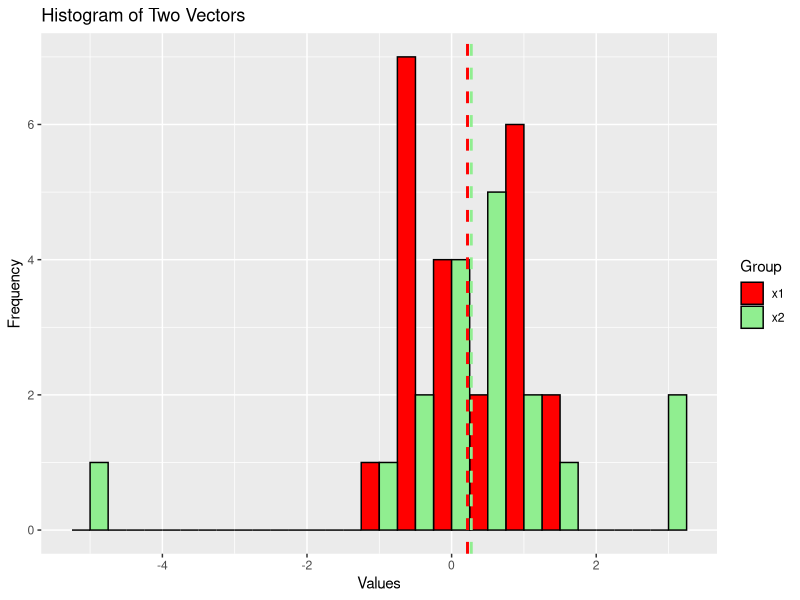
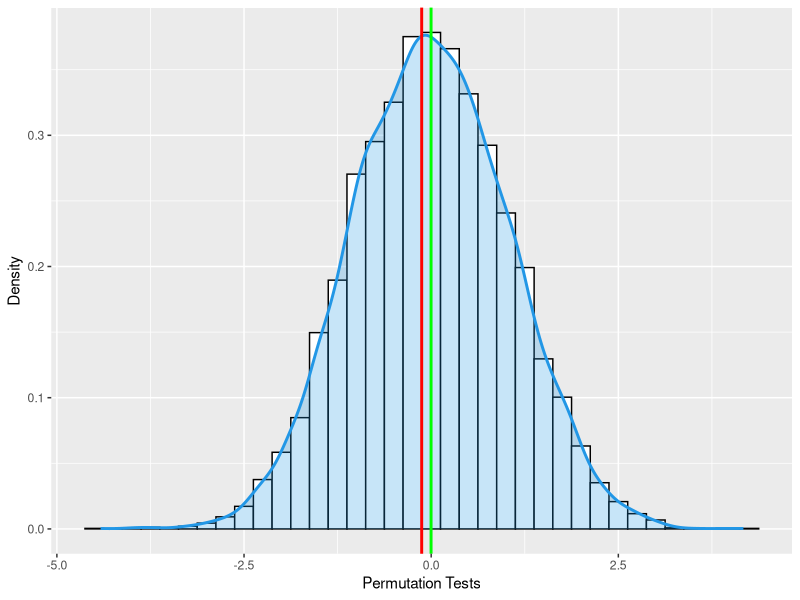
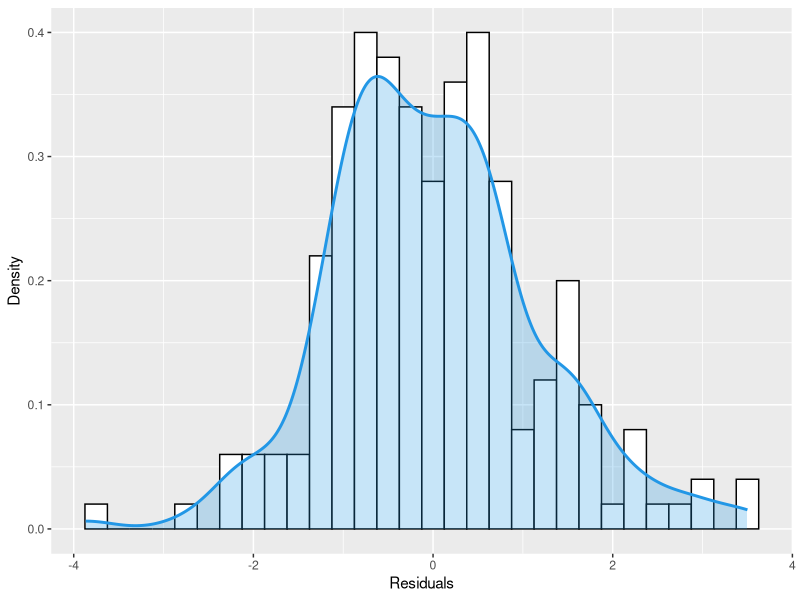

Write R code to recreate these figures, in order.
## ---- chunk 1
knitr::opts_chunk$set(echo = TRUE)
## ---- chunk 2
x1 <- c(-0.673, -0.584, 0.572, -0.341, 
        -0.218, 0.603, -0.415, -0.013, 
        0.763, 0.804, 0.054, 1.746, 
        -0.472, 1.638, -0.578, 0.947, 
        -0.329, -0.188, 0.794, 0.894, 
        -1.227, 1.059)
x2 <- c(0.913, -0.639, 2.99, -5.004, 
        3.118, 0.1, 1.128, 0.579, 0.32, 
        -0.488, -0.994, -0.212, 0.413, 
        1.401, 0.007, 0.568, -0.005, 0.696)
## ---- chunk 3
library(ggplot2)
# Create a data frame for ggplot2
df <- data.frame(
  Group = c(rep("x1", length(x1)), rep("x2", length(x2))),
  Values = c(x1, x2)
)
## ---- chunk 4
ggplot(df, aes(x = Values, fill = Group)) +
  geom_histogram(binwidth = 0.5, position = "dodge", color = "black") +
  labs(title = "Histogram of Two Vectors", x = "Values", y = "Frequency") +
  scale_fill_manual(values = c("x1" = "red", "x2" = "lightgreen")) +
  geom_vline(xintercept = mean(x1), color = "red", linetype = "dashed", 
             linewidth = 1) +
  geom_vline(xintercept = mean(x2), color = "lightgreen", linetype = "dashed", 
             linewidth = 1)
## ---- chunk 5
set.seed(12223236)
# First sampling strategy
# Sampling with replacement from each group
x <-  sample(x1,replace = TRUE)
y <-  sample(x2, replace = TRUE)

# Second sampling strategy
# Centering both samples and then resample from 
# the combined samples x1 and x2 for n1 and n2 times
n1 <- length(x1)
n2 <- length(x2)
x <- sample(c(x1-mean(x1),x2-mean(x2)),replace=TRUE)[1:n1]
y <- sample(c(x1-mean(x1),x2-mean(x2)),replace=TRUE)[(n1+1):(n1+n2)]
## ---- chunk 6
Tstatistic <- function(x,y){
  n.x <- length(x)
  n.y <- length(y)
  
  sp <- sqrt(((n.x-1)*var(x)+(n.y-1)*var(y))/(n.x+n.y-2))
  t <- (mean(x)-mean(y))/(sp*sqrt(1/n.x+1/n.y))
  return(t)
}
## ---- chunk 7
T.orig <- Tstatistic(x1,x2)
cat("The t-test for x1 and x2 is: ", T.orig)
## ---- chunk 8
bootstrap_samples <- 10000

set.seed(12223236)
# First Strategy
Tstar.strategy.1 <- replicate(bootstrap_samples, 
                              Tstatistic(x = sample(x1,replace = TRUE), 
                                         y = sample(x2, replace = TRUE)))
# Second Strategy
Tstar.strategy.2 <- replicate(bootstrap_samples,
                                 Tstatistic(x = sample(c(x1-mean(x1),
                                                         x2-mean(x2)),
                                                       replace=TRUE)[1:n1],
                                            y=sample(c(x1-mean(x1),
                                                       x2-mean(x2)),
                                                     replace=TRUE)[(n1+1):(n1+n2)]))
## ---- chunk 9
p.value.strategy.1 <- (sum(abs(Tstar.strategy.1) > abs(T.orig)) + 1) / (bootstrap_samples+1)
p.value.strategy.2 <- (sum(abs(Tstar.strategy.2) > abs(T.orig)) + 1) / (bootstrap_samples+1)

cat("The p-value for the first strategy is: ", p.value.strategy.1)
cat("\nThe p-value for the second strategy is: ", p.value.strategy.2)
## ---- chunk 10
# 95% CI
cat("The 95% confidence interval for the first strategy is: ", 
    quantile(Tstar.strategy.1, c(0.025, 0.975))) # Strategy 1
cat("\nThe 95% confidence interval for the second strategy is: ", 
    quantile(Tstar.strategy.2, c(0.025, 0.975))) # Strategy 2

# 99% CI
cat("\nThe 99% confidence interval for the first strategy is: ", 
    quantile(Tstar.strategy.1, c(0.005, 0.995))) # Strategy 1
cat("\nThe 99% confidence interval for the second strategy is: ", 
    quantile(Tstar.strategy.2, c(0.005, 0.995))) # Strategy 2
## ---- chunk 11
# Step 1 (Done in task 1.3)

# Step 2
x1.new <- c(x1,x2)
x2.new <- c(x1,x2)

# Step 3 (can be ignored, it is done in steps 4 and 5)

# Step 4,5
set.seed(12223236)
permutation.tests <- replicate(bootstrap_samples, 
                               Tstatistic(x = sample(x1.new, 
                                                     size = n1, 
                                                     replace = TRUE), 
                                          y = sample(x2.new, size = n2,
                                                     replace = TRUE)))
# Step 6
p.value.permutation <- (sum(abs(permutation.tests) > abs(T.orig)) + 1) / (bootstrap_samples+1)
cat("The p value from the permutation tests is: ", p.value.permutation)

# Step 7
# 95% CI
cat("\nThe 95% confidence interval for the permutation tests is: ",
    quantile(permutation.tests, c(0.025, 0.975)))

# 99% CI
cat("\nThe 99% confidence interval for the permutation tests is: ",
    quantile(permutation.tests, c(0.005, 0.995)))
## ---- chunk 12
# Step 8
ggplot(data = data.frame(permutation.tests), aes(x = permutation.tests)) +
  geom_histogram(aes(y = ..density..), binwidth = 0.25, fill = 
                   "white", color = "black") +
  geom_density(lwd = 1, colour = 4,
               fill = 4, alpha = 0.25) + 
  geom_vline(aes(xintercept=T.orig),
             color="red", linetype="solid", linewidth=1) +
  geom_vline(aes(xintercept=mean(permutation.tests)),
             color="green", linetype="solid", linewidth=1) +
  labs(
    x = "Permutation Tests",
    y = "Density"
  )
## ---- chunk 13
Wilcoxon.Tstatistic <- function(x,y){
  n.x <- length(x)
  n.y <- length(y)
  
  ranks <- rank(c(x,y))
  return(sum(ranks[1:n.x]))
}
W.orig <- Wilcoxon.Tstatistic(x1,x2)

cat("The Wilcoxon result is: ", W.orig)
## ---- chunk 14
set.seed(12223236)
W.strategy.1 <- replicate(bootstrap_samples, 
                          Wilcoxon.Tstatistic(x = sample(x1,replace = TRUE), 
                                            y = sample(x2, replace = TRUE)))

W.strategy.2 <- replicate(bootstrap_samples, 
                          Wilcoxon.Tstatistic(
                            x = sample(c(x1-mean(x1),x2-mean(x2)),
                                       replace=TRUE)[1:n1],
                            y = sample(c(x1-mean(x1),x2-mean(x2)),
                                       replace=TRUE)[(n1+1):(n1+n2)]))

## ---- chunk 15
# 95% CI
cat("The 95% confidence interval for the first strategy is: ", 
    quantile(W.strategy.1, c(0.025, 0.975))) # Strategy 1
cat("\nThe 95% confidence interval for the second strategy is: ", 
    quantile(W.strategy.2, c(0.025, 0.975))) # Strategy 2

# 99% CI
cat("\nThe 99% confidence interval for the first strategy is: ", 
    quantile(W.strategy.1, c(0.005, 0.995))) # Strategy 1
cat("\nThe 99% confidence interval for the second strategy is: ", 
    quantile(W.strategy.2, c(0.005, 0.995))) # Strategy 2
## ---- chunk 16
p.value.W.strategy.1 <- (sum(W.strategy.1 > W.orig) + 1) / (bootstrap_samples+1)
p.value.W.strategy.2 <- (sum(W.strategy.2 > W.orig) + 1) / (bootstrap_samples+1)

cat("The p-value for the first strategy is: ", p.value.W.strategy.1)
cat("\nThe p-value for the second strategy is: ", p.value.W.strategy.2)
## ---- chunk 17
t.test(x1,x2)
## ---- chunk 18
wilcox.test(x1,x2)
## ---- chunk 19
set.seed(12223236)
n <- 200
x1 <- rnorm(n, mean = 2, sd = sqrt(3))
x2 <- runif(n, min = 2, max = 4)
epsilon <- rt(n, df = 5)
x3 <- runif(n, min = -2, max = 2)
y <- 3 + 2*x1 + x2 + epsilon
df <- data.frame(x1,x2,x3,epsilon,y)
## ---- chunk 20
model.lm <- lm(y~x1+x2+x3, data = df)
summary(model.lm)
## ---- chunk 21
res <- resid(model.lm) # Residuals
yhat <- fitted(model.lm) # fitted values
df.res.y.hat <- data.frame(yhat, res)
## ---- chunk 22
library(boot)
coef.fun <- function(x){coef(lm(y~x1+x2+x3, data = x))}

res.sim <- function(x, resi){
  x$y <- resi$yhat + sample(resi$res,replace=TRUE)
  return(x)
}

set.seed(12223236)
parametric.boot <- boot(df, coef.fun, R=1000,sim="parametric", 
                        ran.gen=res.sim, mle = df.res.y.hat)
parametric.boot
## ---- chunk 23
# Intercept
boot.ci(boot.out = parametric.boot,conf = 0.95,type ="perc", index = 1)
## ---- chunk 24
# x1
boot.ci(boot.out = parametric.boot,conf = 0.95,type ="perc", index = 2)
## ---- chunk 25
# x2
boot.ci(boot.out = parametric.boot,conf = 0.95,type ="perc", index = 3)
## ---- chunk 26
# x3
boot.ci(boot.out = parametric.boot,conf = 0.95,type ="perc", index = 4)
## ---- chunk 27
reg.fun <- function(x, i){
  x.i <- x[i,]
  x.i.reg <- lm(y~x1+x2+x3, data = x.i)
  result <- c(coef(x.i.reg))
  return(result)
}
set.seed(12223236)
nonparametric.boot <- boot(df, reg.fun, R=1000)
nonparametric.boot
## ---- chunk 28
# Intercept
boot.ci(boot.out = nonparametric.boot,conf = 0.95,type ="perc", index = 1)
## ---- chunk 29
# x1
boot.ci(boot.out = nonparametric.boot,conf = 0.95,type ="perc", index = 2)
## ---- chunk 30
# x2
boot.ci(boot.out = nonparametric.boot,conf = 0.95,type ="perc", index = 3)
## ---- chunk 31
# x3
boot.ci(boot.out = nonparametric.boot,conf = 0.95,type ="perc", index = 4)
## ---- chunk 32
df1 <- data.frame(
  Residual.Bootstrap = c(boot.ci(boot.out = parametric.boot,conf = 0.95,type ="perc", index = 1)$percent[4],
                 boot.ci(boot.out = parametric.boot,conf = 0.95,type ="perc", index = 2)$percent[4],
                 boot.ci(boot.out = parametric.boot,conf = 0.95,type ="perc", index = 3)$percent[4],
                 boot.ci(boot.out = parametric.boot,conf = 0.95,type ="perc", index = 4)$percent[4]),
  Pairs.Bootstrap = c(boot.ci(boot.out = nonparametric.boot,conf = 0.95,type ="perc", index = 1)$percent[4],
                    boot.ci(boot.out = nonparametric.boot,conf = 0.95,type ="perc", index = 2)$percent[4],
                    boot.ci(boot.out = nonparametric.boot,conf = 0.95,type ="perc", index = 3)$percent[4],
                    boot.ci(boot.out = nonparametric.boot,conf = 0.95,type ="perc", index = 4)$percent[4])
)
df2 <- data.frame(
  Residual.Bootstrap = c(boot.ci(boot.out = parametric.boot,conf = 0.95,type ="perc", index = 1)$percent[5],
                 boot.ci(boot.out = parametric.boot,conf = 0.95,type ="perc", index = 2)$percent[5],
                 boot.ci(boot.out = parametric.boot,conf = 0.95,type ="perc", index = 3)$percent[5],
                 boot.ci(boot.out = parametric.boot,conf = 0.95,type ="perc", index = 4)$percent[5]),
  Pairs.Bootstrap = c(boot.ci(boot.out = nonparametric.boot,conf = 0.95,type ="perc", index = 1)$percent[5],
                    boot.ci(boot.out = nonparametric.boot,conf = 0.95,type ="perc", index = 2)$percent[5],
                    boot.ci(boot.out = nonparametric.boot,conf = 0.95,type ="perc", index = 3)$percent[5],
                    boot.ci(boot.out = nonparametric.boot,conf = 0.95,type ="perc", index = 4)$percent[5])
)
df1 <- lapply(df1, function(x){round(x, digits = 3)})
df2 <- lapply(df2, function(x){round(x, digits = 3)})
df3 <- mapply(paste, df1, df2, sep="-")
rownames(df3) <- c("Intercept.coef", 
                   "Intercept.x1",
                   "Intercept.x2",
                   "Intercept.x3")
knitr::kable(df3, format = "markdown",caption = "95% Confidence Intervals in both implementations")
## ---- chunk 33
ggplot(data = data.frame(res), aes(x = res)) +
  geom_histogram(aes(y = ..density..), binwidth = 0.25, fill = 
                   "white", color = "black") +
  geom_density(lwd = 1, colour = 4,
               fill = 4, alpha = 0.25) + 
  labs(
    x = "Residuals",
    y = "Density"
  )
